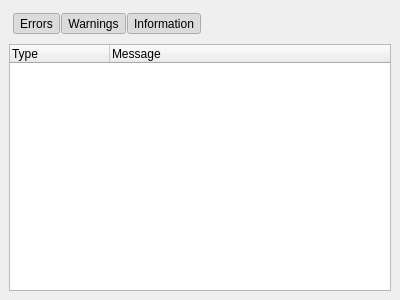
<?xml version="1.0" encoding="UTF-8"?>
<ui version="4.0">
 <class>ErrorList</class>
 <widget class="QDockWidget" name="ErrorList">
  <property name="geometry">
   <rect>
    <x>0</x>
    <y>0</y>
    <width>400</width>
    <height>300</height>
   </rect>
  </property>
  <property name="windowTitle">
   <string>Error List</string>
  </property>
  <widget class="QWidget" name="errorListContents">
   <layout class="QGridLayout" name="gridLayout">
    <item row="0" column="0">
     <widget class="QToolBar" name="toolBar">
      <property name="windowTitle">
       <string>toolBar</string>
      </property>
      <property name="toolButtonStyle">
       <enum>Qt::ToolButtonTextBesideIcon</enum>
      </property>
      <addaction name="actionErrors"/>
      <addaction name="actionWarnings"/>
      <addaction name="actionInformation"/>
     </widget>
    </item>
    <item row="1" column="0">
     <widget class="QTreeWidget" name="list">
      <column>
       <property name="text">
        <string>Type</string>
       </property>
      </column>
      <column>
       <property name="text">
        <string>Message</string>
       </property>
      </column>
     </widget>
    </item>
   </layout>
  </widget>
  <action name="actionErrors">
   <property name="checkable">
    <bool>true</bool>
   </property>
   <property name="checked">
    <bool>true</bool>
   </property>
   <property name="text">
    <string>Errors</string>
   </property>
  </action>
  <action name="actionWarnings">
   <property name="checkable">
    <bool>true</bool>
   </property>
   <property name="checked">
    <bool>true</bool>
   </property>
   <property name="text">
    <string>Warnings</string>
   </property>
  </action>
  <action name="actionInformation">
   <property name="checkable">
    <bool>true</bool>
   </property>
   <property name="checked">
    <bool>true</bool>
   </property>
   <property name="text">
    <string>Information</string>
   </property>
  </action>
 </widget>
 <resources/>
 <connections/>
</ui>
